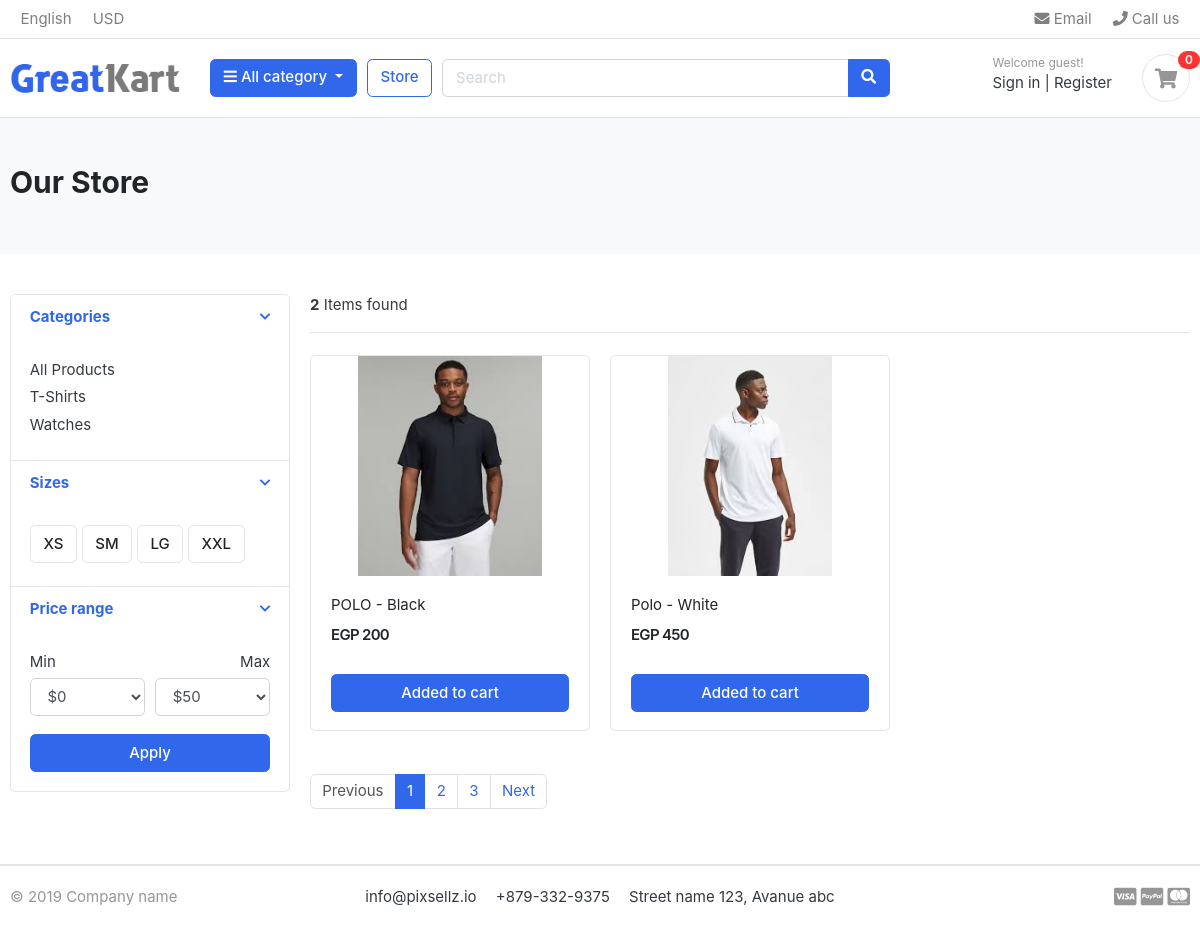
The page /store/t-shirts/ on the database its author committed.
### category/models.py (models this page shows, shortened)
class Category(models.Model):
    categoryName=models.CharField(max_length=50,unique=True) #Category Name {Unique=True}
    categorySlug=models.SlugField(max_length=50,unique=True) #Category Slug {Unique=True}
    categoryDescription=models.TextField(max_length=200,blank=True) #Category Description
    categoryImage=models.ImageField(upload_to='photos/categories',blank=True) #Category Image
    class Meta:
        verbose_name="Category" # Verbose Name is a single object to be displayed in the admin
        verbose_name_plural="Categories" # Verbose Name Plural is a plural object to be displayed in the admin
    def get_url(self):
            return reverse('products_by_category', args=[str(self.categorySlug)])

### store/models.py (models this page shows, shortened)
class Product(models.Model):
    product_name = models.CharField(max_length =100,unique=True)
    product_slug = models.SlugField(max_length =100)
    product_description = models.TextField(max_length =400,blank=True) # blank=True means that the field is not required
    product_price = models.IntegerField()
    product_stock = models.IntegerField()
    product_isavilabe = models.BooleanField(default=True)
    product_image =models.ImageField(upload_to='photos/products')
    product_category = models.ForeignKey(Category,on_delete=models.CASCADE) # on_delete=models.CASCADE means that if the category is deleted, the product will be deleted too
    created_date = models.DateTimeField(auto_now_add=True) # auto_now_add=True means that the date will be added automatically
    modified_date = models.DateTimeField(auto_now = True)  # auto_now=True means that the date will be updated automatically
    def get_url(self):
        return reverse("product_details", args = [self.product_category.categorySlug,self.product_slug])

### store/views.py (the view)
# urls.py: path("store/",include("store.urls")),
def store(request , category_slug=None):
    products = None
    categories = None
    if category_slug != None:
        categories = get_object_or_404(Category, categorySlug=category_slug)
        products = Product.objects.all().filter(product_category=categories, product_isavilabe=True)
        product_count = products.count()
    else:
        products = Product.objects.all().filter(product_isavilabe=True)
        product_count = products.count()
    context = {
        "products": products,
        "product_count": product_count,
    }
    return render(request, 'store/store.html', context)

### category/context_processors.py (called while the page is built)
def menu_links(request):
    links = Category.objects.all()
    return dict(links=links)

### templates/store/store.html (shortened to what this page needs)
{% extends 'base.html'  %}
{% block content %}
<section class="section-pagetop bg">
    <div class="container">
        <h2 class="title-page">Our Store</h2>
    </div>
    </section>
<section class="section-content padding-y">
    <div class="container">
    <div class="row">
        <aside class="col-md-3">
    <div class="card">
        <article class="filter-group">
            <header class="card-header">
                <a href="#" data-toggle="collapse" data-target="#collapse_1" aria-expanded="true" class="">
                    <i class="icon-control fa fa-chevron-down"></i>
                    <h6 class="title">Categories</h6>
                </a>
            </header>
            <div class="filter-content collapse show" id="collapse_1" style="">
                <div class="card-body">
                    <ul class="list-menu">
                        <li><a href="{% url 'store' %}"> All Products  </a></li>
                        </ul>
                    {% for category in links %}
                    <ul class="list-menu">
                    <li><a href="{{category.get_url}}">{{category.categoryName}}  </a></li>
                    </ul>
                    {% endfor %}
                </div>
            </div>
        </article>
        <article class="filter-group">
            <header class="card-header">
                <a href="#" data-toggle="collapse" data-target="#collapse_4" aria-expanded="true" class="">
                    <i class="icon-control fa fa-chevron-down"></i>
                    <h6 class="title">Sizes </h6>
                </a>
            </header>
            <div class="filter-content collapse show" id="collapse_4" style="">
                <div class="card-body">
                  <label class="checkbox-btn">
                    <span class="btn btn-light"> XS </span>
                  </label>
                  <label class="checkbox-btn">
                    <span class="btn btn-light"> SM </span>
                  </label>
                  <label class="checkbox-btn">
                    <span class="btn btn-light"> LG </span>
                  </label>
                  <label class="checkbox-btn">
                    <span class="btn btn-light"> XXL </span>
                  </label>
            </div>
            </div>
        </article>
        <article class="filter-group">
            <header class="card-header">
                <a href="#" data-toggle="collapse" data-target="#collapse_3" aria-expanded="true" class="">
                    <i class="icon-control fa fa-chevron-down"></i>
                    <h6 class="title">Price range </h6>
                </a>
            </header>
            <div class="filter-content collapse show" id="collapse_3" style="">
                <div class="card-body">
                    <div class="form-row">
                    <div class="form-group col-md-6">
                      <label>Min</label>
                          <select class="mr-2 form-control">
                            <option value="0">$0</option>
                        </select>
                    </div>
                    <div class="form-group text-right col-md-6">
                      <label>Max</label>
                          <select class="mr-2 form-control">
                            <option value="50">$50</option>
                        </select>
                    </div>
                    </div>
                    <button class="btn btn-block btn-primary">Apply</button>
                </div>
            </div>
        </article>
    </div>
        </aside>
        <main class="col-md-9">
    <header class="border-bottom mb-4 pb-3">
            <div class="form-inline">
                <span class="mr-md-auto"> <b>{{product_count}}</b> Items found </span>
            </div>
    </header>
    <div class="row">
        {% for product in products%}
        <div class="col-md-4">
            <figure class="card card-product-grid">
                <div class="img-wrap">
                    <a href ={{product.get_url}}><img src={{product.product_image.url}}></a>
                </div>
                <figcaption class="info-wrap">
                    <div class="fix-height">
                        <a href="{{product.get_url}}" class="title">{{product.product_name}}</a>
                        <div class="price-wrap mt-2">
                            <span class="price">EGP {{product.product_price}}</span>
                        </div>
                    </div>
                {% if product.product_stock > 0 %}
                    <a href="{% url "carts" %}" class="btn btn-block btn-primary">Added to cart </a>
                    {% else %}
                        <a href="#" class="btn btn-block btn-primary">Out of Stock </a>
                    {% endif %}
                </figcaption>
            </figure>
        </div>
        {% endfor%}
    </div>
    <nav class="mt-4" aria-label="Page navigation sample">
      <ul class="pagination">
        <li class="page-item disabled"><a class="page-link" href="#">Previous</a></li>
        <li class="page-item active"><a class="page-link" href="#">1</a></li>
        <li class="page-item"><a class="page-link" href="#">2</a></li>
        <li class="page-item"><a class="page-link" href="#">3</a></li>
        <li class="page-item"><a class="page-link" href="#">Next</a></li>
      </ul>
    </nav>
        </main>
    </div>
    </div>
    </section>
{% endblock %}

### ecommerce/static/css/ui.css (style rules this page uses)
html { font-family: "Inter", sans-serif; font-size: 15px; }
.img-wrap { text-align: center; display: block; }
.img-wrap img { max-width: 100%; }
.price-wrap { letter-spacing: -0.7px; }
.padding-y { padding-top: 40px; padding-bottom: 40px; }
figure { margin-bottom: 0; }
article:after, .form-group:after { display: block; clear: both; content: ""; }
.bg { background-color: #f8f9fa; }
.title-page { color: #212529; }
.btn-light { background-color: #fff; border-color: #e4e4e4; }
[class*=list-] li:after { visibility: hidden; display: block; content: ""; overflow: hidden; height: 0; clear: both; }
.list-menu { list-style: none; margin: 0; padding-left: 0; }
.list-menu li { margin-bottom: 5px; }
.list-menu a { color: #343a40; }
[class*=card-product] a.title { color: #212529; display: block; }
[class*=card-product] .img-wrap { overflow: hidden; position: relative; }
[class*=card-product] .img-wrap img { height: 100%; max-width: 100%; width: auto; display: inline-block; -o-object-fit: cover; object-fit: cover; }
.card-product-grid { margin-bottom: 20px; }
.card-product-grid .img-wrap { border-radius: 0.2rem 0.2rem 0 0; height: 220px; }
.card-product-grid .info-wrap { overflow: hidden; padding: 18px 20px; }
.card-product-grid .fix-height { height: 80px; overflow: hidden; }
.card .img-wrap { overflow: hidden; }
.price { font-weight: 600; color: #212529; }
.icon-control { margin-top: 5px; float: right; font-size: 80%; }
.card-header .title { margin-bottom: 0; line-height: 1.5; }
.filter-group { border-bottom: 1px solid #e4e4e4; }
.filter-group .card-header { border-bottom: 0; }
.filter-group:last-child { border-bottom: 0; }
.checkbox-btn { position: relative; }
.section-pagetop { padding: 45px 0; }

### rows shown on the page
Category: categoryName "T-Shirts"
Category: categoryName "Watches"
Product: product_image (picture), product_name "POLO - Black", product_price "200", product_stock "Added to cart"
Product: product_image (picture), product_name "Polo - White", product_price "450", product_stock "Added to cart"

### other values the page prints
{{ product_count }} "2"
